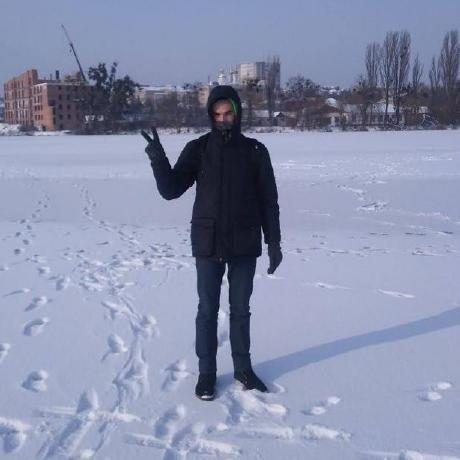
#> input picture images/profile.jpg, 460 x 460 px
$ python contour.py
#> lines starting #> are read from the running program, lines starting #| are printed output that depends on the picture; after the words box and inside, x2 and y2 are one past the last pixel; in counts of white or black regions, pixels touching at a corner belong together
import cv2
import numpy as np

# How to show image
image = cv2.imread('images/profile.jpg')
#> image is the input picture: shape (460, 460, 3); mean B, G, R 171.7, 143.7, 136.5
new_image = np.zeros(image.shape, dtype='uint8')
image = cv2.cvtColor(image, cv2.COLOR_BGR2GRAY)
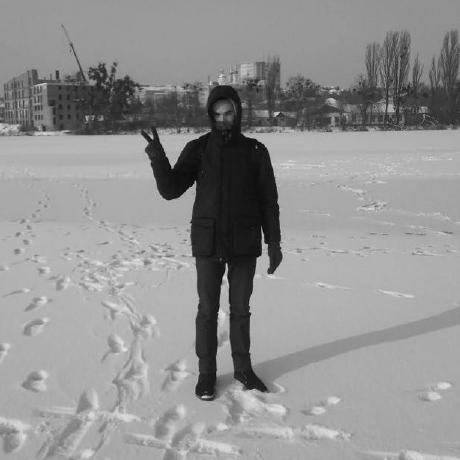
#> image: shape (460, 460); min 1, max 230, mean 144.8
image = cv2.GaussianBlur(image, (9, 9), 0)

image = cv2.Canny(image, 100, 140)
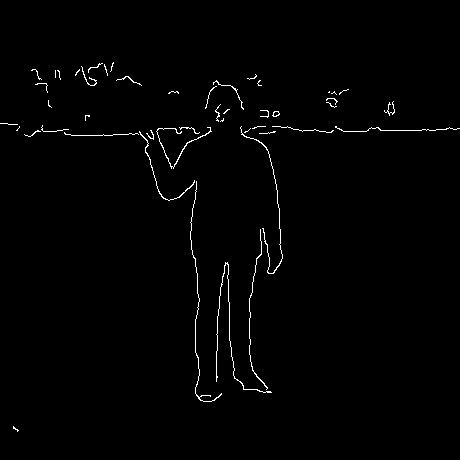
#> image: shape (460, 460); 1.1% white in thin lines or dots, all inside (x1, y1, x2, y2) = (0, 62, 460, 432)

con, hir = cv2.findContours(image, cv2.RETR_LIST, cv2.CHAIN_APPROX_NONE)
#> con = 48 contours, 41 with area under 20; largest, box (x1, y1, x2, y2) and area: (156, 127, 212, 169) 38, (139, 131, 195, 201) 36, (240, 126, 283, 274) 28, (272, 111, 280, 117) 26, (249, 229, 268, 390) 21, (216, 262, 272, 393) 20, (273, 111, 280, 117) 20; hir = 48 rows, first 6: [1, -1, -1, -1], [2, 0, -1, -1], [3, 1, -1, -1], [4, 2, -1, -1], [5, 3, -1, -1], [6, 4, -1, -1]

# print(con)

cv2.drawContours(new_image, con, -1, (230, 111, 148), 1)
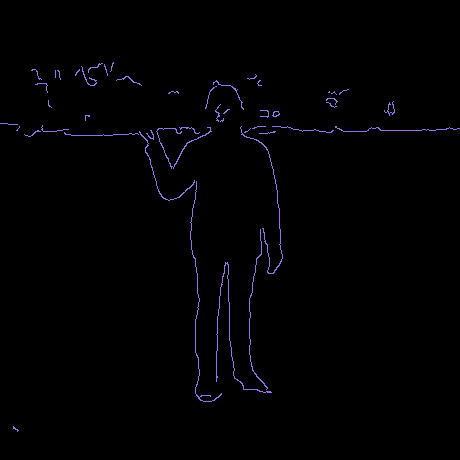
#> new_image: shape (460, 460, 3); mean of channels 0, 1, 2 2.5, 1.2, 1.6; drawn as B, G, R

cv2.imshow('Profile image', new_image)
cv2.waitKey(0)
